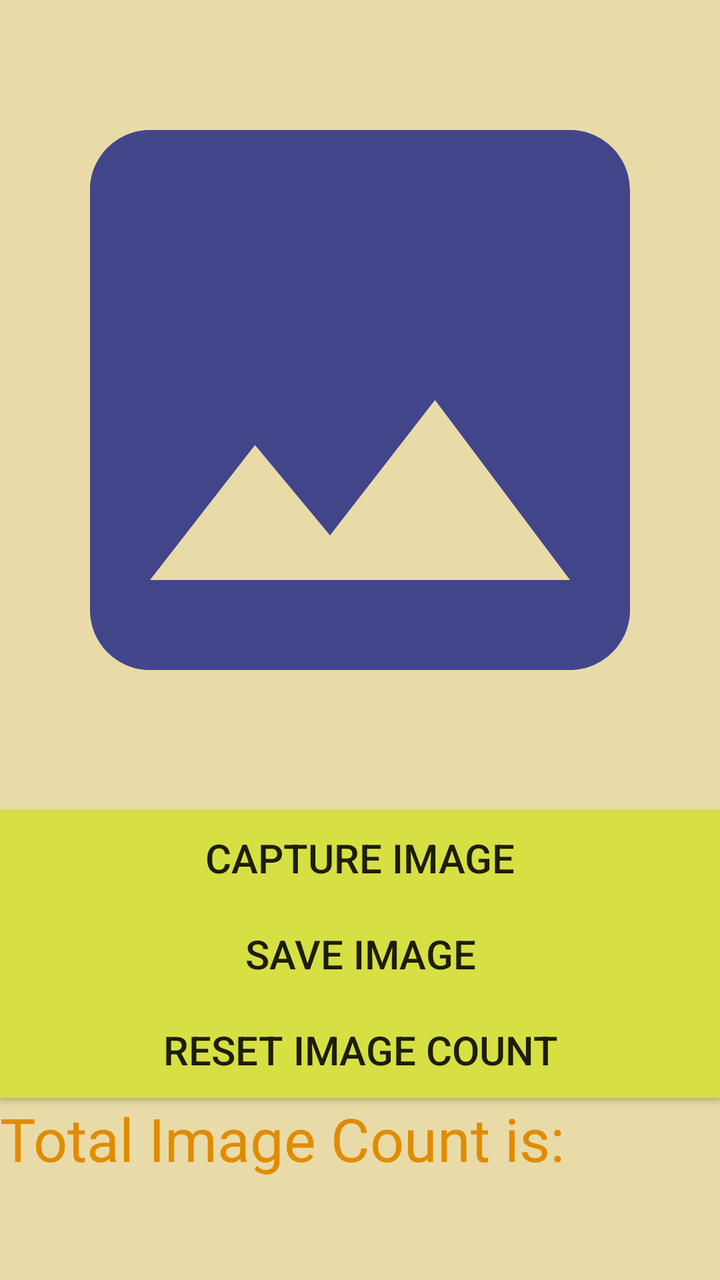
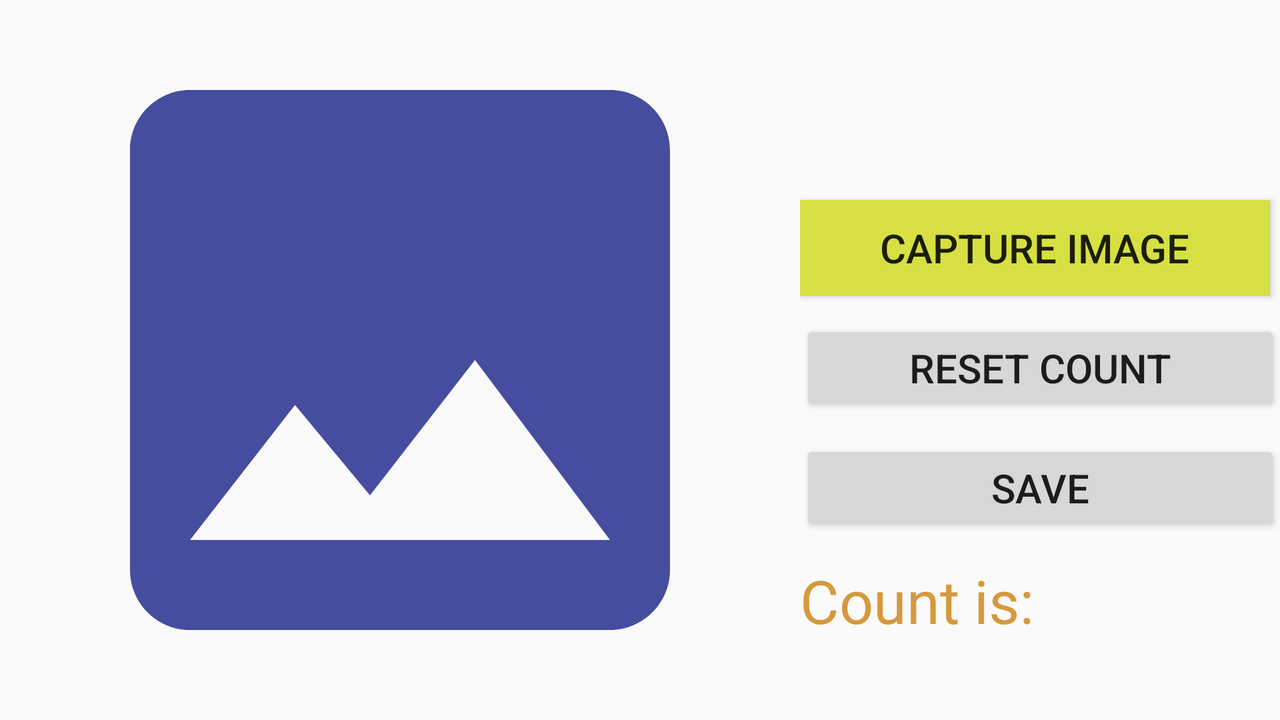

An Android layout and its configuration variant, each rendered on a device that would load it. The default file and the variant file are quoted in full after the pictures.
<!-- AndroidManifest.xml: application theme AppTheme -->
<!-- res/layout/activity_main.xml -->
<?xml version="1.0" encoding="utf-8"?>

<LinearLayout xmlns:android="http://schemas.android.com/apk/res/android"
    xmlns:app="http://schemas.android.com/apk/res-auto"
    xmlns:tools="http://schemas.android.com/tools"
    android:layout_width="match_parent"
    android:layout_height="match_parent"
    android:orientation="vertical"
    tools:context=".MainActivity"
    android:background="@color/colorPrimary">


    <ImageView
        android:id="@+id/img_captured"
        android:layout_width="match_parent"
        android:layout_height="400dp"
        android:src="@drawable/ic_image_blue_24dp" />

    <Button
        android:id="@+id/btn_capture"
        android:layout_width="match_parent"
        android:layout_height="wrap_content"
        android:layout_marginTop="5dp"
        android:background="@color/mycolor"
        android:text="Capture Image"
        android:textSize="20sp" />

    <Button
        android:id="@+id/btn_save"
        android:layout_width="match_parent"
        android:layout_height="wrap_content"
        android:text="Save Image"
        android:textSize="20sp"
        android:background="@color/mycolor"
        />

    <Button
        android:id="@+id/btn_reset"
        android:layout_width="match_parent"
        android:layout_height="wrap_content"
        android:background="@color/mycolor"
        android:text="Reset Image count"
        android:textSize="20sp" />

    <TextView
        android:id="@+id/view_count"
        android:layout_width="match_parent"
        android:layout_height="100dp"
        android:hint="Total Image Count is:"
        android:textColor="#724400"
        android:textColorHint="#E08C00"
        android:textSize="30dp" />

</LinearLayout>
<!-- resources referenced by this layout -->
<resources>
  <color name="colorPrimary">#E9DBA8</color>
  <color name="mycolor">#D6E043</color>
  <!-- drawable ic_image_blue_24dp (drawable) -->
  <vector android:alpha="0.75" android:height="24dp"
      android:tint="#091280" android:viewportHeight="24.0"
      android:viewportWidth="24.0" android:width="24dp" xmlns:android="http://schemas.android.com/apk/res/android">
      <path android:fillColor="#FF000000" android:pathData="M21,19V5c0,-1.1 -0.9,-2 -2,-2H5c-1.1,0 -2,0.9 -2,2v14c0,1.1 0.9,2 2,2h14c1.1,0 2,-0.9 2,-2zM8.5,13.5l2.5,3.01L14.5,12l4.5,6H5l3.5,-4.5z"/>
  </vector>
  <style name="AppTheme" parent="Theme.AppCompat.Light.NoActionBar">
          
          <item name="colorPrimary">@color/colorPrimary</item>
          <item name="colorPrimaryDark">@color/colorPrimaryDark</item>
          <item name="colorAccent">@color/colorAccent</item>
          <item name="editTextColor">@color/mycolor</item>
      </style>
  <color name="colorPrimaryDark">#F35555</color>
  <color name="colorAccent">#000000</color>
</resources>
<!-- res/layout-land/activity_main.xml (the author's variant of the layout above) -->
<!-- drawn on the phone turned sideways -->
<?xml version="1.0" encoding="utf-8"?>
<LinearLayout xmlns:android="http://schemas.android.com/apk/res/android"
    xmlns:app="http://schemas.android.com/apk/res-auto"
    xmlns:tools="http://schemas.android.com/tools"
    android:layout_width="match_parent"
    android:layout_height="match_parent"
    tools:context=".MainActivity">


    <ImageView
        android:id="@+id/img_captured"
        android:layout_width="400dp"
        android:layout_height="match_parent"
        android:src="@drawable/ic_image_blue_24dp" />

    <RelativeLayout
        android:layout_width="match_parent"
        android:layout_height="match_parent">

        <Button
            android:id="@+id/btn_capture"
            android:layout_width="match_parent"
            android:layout_height="wrap_content"
            android:layout_marginTop="100dp"
            android:layout_marginRight="5dp"
            android:background="@color/mycolor"
            android:text="Capture Image"
            android:textSize="20sp" />

        <Button
            android:id="@+id/btn_reset"
            android:layout_width="match_parent"
            android:layout_height="wrap_content"
            android:layout_marginTop="160dp"
            android:text="Reset count"
            android:textSize="20sp" />

        <Button
            android:id="@+id/btn_save"
            android:layout_width="match_parent"
            android:layout_height="wrap_content"
            android:layout_marginTop="220dp"
            android:text="Save"
            android:textSize="20sp" />

        <TextView
            android:id="@+id/view_count"
            android:layout_width="match_parent"
            android:layout_height="wrap_content"
            android:layout_marginTop="280dp"
            android:hint="Count is:"
            android:textColor="#d6993e"
            android:textColorHint="#d6993e"
            android:textSize="30sp" />

    </RelativeLayout>

</LinearLayout>
<!-- resources referenced by the variant -->
<!-- as the phone turned sideways resolves them -->
<resources>
  <color name="mycolor">#D6E043</color>
  <!-- drawable ic_image_blue_24dp (drawable) -->
  <vector android:alpha="0.75" android:height="24dp"
      android:tint="#091280" android:viewportHeight="24.0"
      android:viewportWidth="24.0" android:width="24dp" xmlns:android="http://schemas.android.com/apk/res/android">
      <path android:fillColor="#FF000000" android:pathData="M21,19V5c0,-1.1 -0.9,-2 -2,-2H5c-1.1,0 -2,0.9 -2,2v14c0,1.1 0.9,2 2,2h14c1.1,0 2,-0.9 2,-2zM8.5,13.5l2.5,3.01L14.5,12l4.5,6H5l3.5,-4.5z"/>
  </vector>
  <style name="AppTheme" parent="Theme.AppCompat.Light.NoActionBar">
          
          <item name="colorPrimary">@color/colorPrimary</item>
          <item name="colorPrimaryDark">@color/colorPrimaryDark</item>
          <item name="colorAccent">@color/colorAccent</item>
          <item name="editTextColor">@color/mycolor</item>
      </style>
  <color name="colorPrimary">#E9DBA8</color>
  <color name="colorPrimaryDark">#F35555</color>
  <color name="colorAccent">#000000</color>
</resources>
